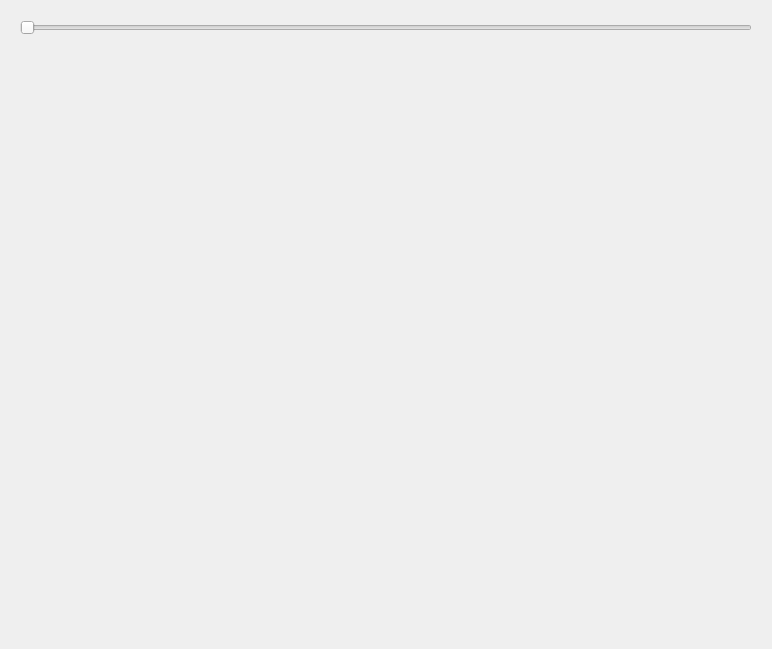
<?xml version="1.0" encoding="UTF-8"?>
<ui version="4.0">
 <class>Splines</class>
 <widget class="QDialog" name="Splines">
  <property name="geometry">
   <rect>
    <x>0</x>
    <y>0</y>
    <width>772</width>
    <height>649</height>
   </rect>
  </property>
  <property name="windowTitle">
   <string>Dialog</string>
  </property>
  <layout class="QVBoxLayout" name="verticalLayout">
   <item>
    <widget class="QWidget" name="widget" native="true">
     <property name="sizePolicy">
      <sizepolicy hsizetype="Preferred" vsizetype="Fixed">
       <horstretch>0</horstretch>
       <verstretch>0</verstretch>
      </sizepolicy>
     </property>
     <layout class="QHBoxLayout" name="horizontalLayout">
      <item>
       <widget class="QSlider" name="curviness">
        <property name="maximum">
         <number>999</number>
        </property>
        <property name="orientation">
         <enum>Qt::Horizontal</enum>
        </property>
       </widget>
      </item>
     </layout>
    </widget>
   </item>
   <item>
    <widget class="QWidget" name="splines" native="true"/>
   </item>
  </layout>
 </widget>
 <resources/>
 <connections/>
</ui>
